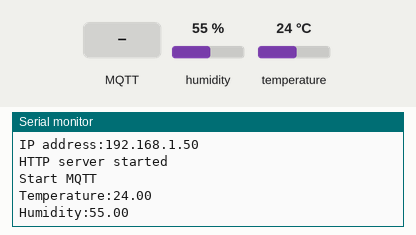
Bench run of a sketch on a simulated ESP8266 (NodeMCU). On the bench: the last lines printed to the serial monitor. Inputs (shaded band) come from the test bench; at power-on: humidity 55 %, temperature 24 °C. WiFi joins after 1.5 s; servers stay silent unless stated; storage starts empty; no MQTT or app messages arrive unless stated.

Above: at 5.2 s.
5.3 s: MQTT message "off" arrives on the first subscribed topic
8.5 s: MQTT message "on" arrives on the first subscribed topic
11.6 s: MQTT message "1" arrives on the first subscribed topic
14.6 s: humidity set to 22 %
At 15.5 s:
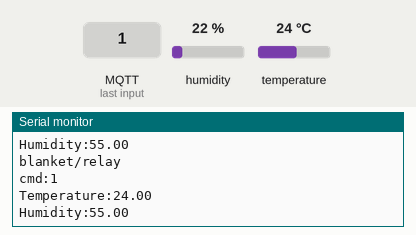
16.1 s: temperature set to 12 °C
At 17.3 s:
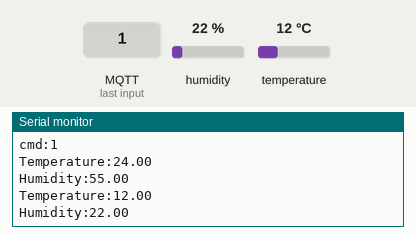
17.6 s: humidity set to 40 %
At 19.6 s:
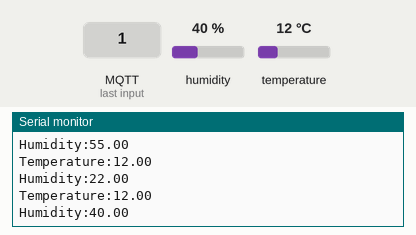
Timing chart, 0 to 20.1 s (numbered marks = the images above; inputs shaded):
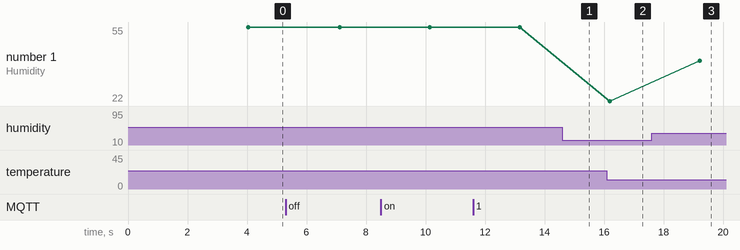

Measured:
- after the input at 16.1 s, the serial monitor: prints a new line after 0.09 s (image 2)
- after the input at 17.6 s, the serial monitor: prints a new line after 1.6 s (image 3)
- plotted number 1: 22 → 40 after the input at 17.6 s

The sketch:

ESP8266_DHT11_for_electric_blanket.ino
```cpp
#include<DHT.h>
#include<ESP8266WiFi.h>
#include<ESPAsyncWebServer.h>
#include<ESPAsyncTCP.h>
#include<FS.h>
#include<PubSubClient.h>
#include<NTPClient.h>
#include<WiFiUDP.h>

const char *ssid="ZYXEL_1F";
const char *password="C1470A9A";
volatile float temp=30,humi=60;
volatile int relayStatus=0;//0:off 1:on //get value from relay side
volatile int blanketStatus=0; //0:off 1:on
volatile float topTemp=37,lowTemp=25; //the limit of trun on relay when lower than 25 and turn off relay when over 37, it is adjestable.
String getCommandTime="None";
const char* mqttServer = "UBUNTU.local";

DHT dht11(D4,DHT11);
AsyncWebServer server(80);
WiFiClient wifiClient;
PubSubClient mqttClient(wifiClient);
WiFiUDP ntpUDP;
NTPClient timeClient(ntpUDP, "europe.pool.ntp.org", 3600, 60000);

void checkStatus()
{
  if(blanketStatus==1&&relayStatus==0)
  {
    mqttClient.publish("blanket/dht11","on");
  }

  if(blanketStatus==0&&relayStatus==1)
  {
    mqttClient.publish("blanket/dht11","off");
  }
}

void readDHT()
{
  temp=dht11.readTemperature();
  humi=dht11.readHumidity();
  if(temp<lowTemp)
  {
    blanketStatus=1;
  }

  if(temp>topTemp)
  {
    blanketStatus=0;
  }
  Serial.println(String("Temperature:")+temp);
  Serial.println(String("Humidity:")+humi);
  checkStatus();
}

void receivedCMD(char* topic, byte* payload, unsigned int noChar)
{
  String cmd="";
  for(int i=0;i<noChar;i++)
  {
    cmd+=(char)payload[i];
  }
  Serial.println(topic);
  //Serial.printf("payload:%u\n no boChar:%u\n",payload,noChar);
  Serial.printf("cmd:%s\n",cmd.c_str());

  if(cmd=="off")
  {
    relayStatus=0;
  }
  else if(cmd=="on")
  {
    relayStatus=1;
  }
  else
  {
    //Serial.println("invalid command");
  }

}

void setup()
{
  Serial.begin(115200);
  dht11.begin();

  if(!SPIFFS.begin())
  {
    Serial.println("SPIFFS is broken");
    return;
  }

  WiFi.mode(WIFI_STA);
  WiFi.hostname("小心心的DHT11");
  WiFi.begin(ssid,password);

  while(WiFi.status()!=WL_CONNECTED)
  {
    Serial.print(".");
    delay(500);
  }

  Serial.printf("\nWiFi connected\nIP address:%s\n",WiFi.localIP().toString().c_str());

  //tickDHT.attach(5,readDHT);
  server.serveStatic("/",SPIFFS,"/www/").setDefaultFile("index.html");
  server.serveStatic("/img",SPIFFS,"/www/img/");
  server.serveStatic("/favicon.ico",SPIFFS,"/www/favicon.ico");

  server.on("/state",HTTP_GET,[](AsyncWebServerRequest * req){
    if(blanketStatus==1)
    {
      req->send(200,"text/plain",String("1"));
    }
    else
    {
      req->send(200,"text/plain",String("0"));
    }
    });
  server.on("/sw",HTTP_POST,[](AsyncWebServerRequest * req){
    if(blanketStatus==1)
    {
      mqttClient.publish("blanket/dht11","off");
      blanketStatus=0;
    }
    else if(blanketStatus==0)
    {
      mqttClient.publish("blanket/dht11","on");
      blanketStatus=1;
    }
    req->send(200);
    });
  server.on("/temperature",HTTP_GET,[](AsyncWebServerRequest *req){
    req->send(200,"text/plain",String(temp));
    });

  server.begin();
  Serial.println("HTTP server started");

  mqttClient.setServer(mqttServer, 1883);
  mqttClient.setCallback(receivedCMD);
  Serial.println("Start MQTT");

  timeClient.begin();
  // 設定時區 *60分 * 60秒，例如:
  // GMT +1 = 3600
  // GMT +8 = 28800  台灣時區
  // GMT 0 = 0
  timeClient.setTimeOffset(28800);

  digitalWrite(LED_BUILTIN,HIGH);
  delay(500);
  digitalWrite(LED_BUILTIN,LOW);
  delay(500);
  digitalWrite(LED_BUILTIN,HIGH);
  delay(500);
  digitalWrite(LED_BUILTIN,LOW);
  delay(500);
  digitalWrite(LED_BUILTIN,HIGH);
  delay(500);
  digitalWrite(LED_BUILTIN,LOW);
}

void loop() {
  readDHT();
  delay(3000);
  while(!mqttClient.connected())
  {
    mqttClient.connect("小心心的DHT11");
    mqttClient.subscribe("blanket/relay");
  }
  mqttClient.loop();
}
```
